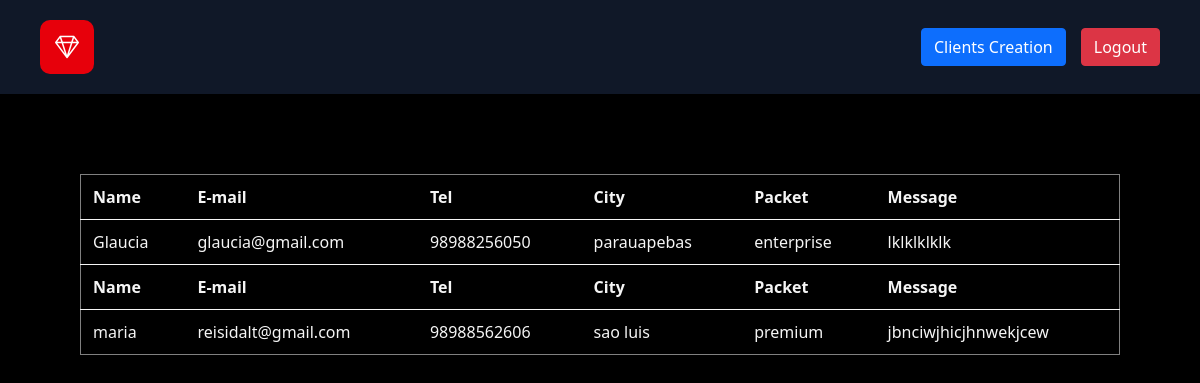
The page /clients/finished_clients/ on the database its author committed.
### clients_manager/models.py (models this page shows)
class Finishedclient(models.Model):
    name = models.CharField(max_length=255)
    email = models.EmailField()
    tel = models.CharField(max_length=20)
    city = models.CharField(max_length=100)
    packet = models.CharField(max_length=100)
    message = models.TextField()
    finished_at = models.DateTimeField(auto_now_add=True)

### clients_manager/views.py (the view)
# urls.py: path('finished_clients/', views.finished_clients, name='finished_clients'),
def finished_clients(request):
    finished_clients = Finishedclient.objects.all()
    return render(request, 'finished_clients.html', {'finished_clients': finished_clients})

### clients_manager/templates/finished_clients.html (shortened to what this page needs)
{% load static %}
<!doctype html>
<html lang="en">
  <head>
    <link rel="stylesheet" href="https://cdn.jsdelivr.net/npm/bootstrap-icons@1.11.3/font/bootstrap-icons.css">
    <link href="https://cdn.jsdelivr.net/npm/bootstrap@5.0.2/dist/css/bootstrap.min.css" rel="stylesheet">
    <link rel="stylesheet" href="{% static 'clients_manager/css/finished_clients.css' %}">
  </head>
  <body>
    <header class="header">
            <i class="bi bi-gem"></i>
            <div class="header_buttons">
                <a href="{% url 'client_creation' %}" class="btn btn-primary">Clients Creation</a>
                <a href="{% url 'logout' %}" class="btn btn-danger">Logout</a>
            </div>
        </header>
        <div class="table-container">
            <table class="table">
                {% for finished_client in finished_clients %}
                <thead>
                    <tr>
                        <th>Name</th>
                        <th>E-mail</th>
                        <th>Tel</th>
                        <th>City</th>
                        <th>Packet</th>
                        <th>Message</th>
                    </tr>
                </thead>
                <tbody>
                    <tr>
                        <td>{{ finished_client.name }}</td>
                        <td>{{ finished_client.email }}</td>
                        <td>{{ finished_client.tel }}</td>
                        <td>{{ finished_client.city }}</td>
                        <td>{{ finished_client.packet }}</td>
                        <td>{{ finished_client.message }}</td>
                    </tr>
                </tbody>
                {% endfor %}
            </table>
        </div>
  </body>
</html>

### clients_manager/static/clients_manager/css/finished_clients.css (style rules this page uses)
* { margin: 0; padding: 0; box-sizing: border-box; }
body { min-height: 100vh; display: flex; flex-direction: column; justify-content: flex-start; align-items: center; background-color: black; }
.header { padding: 20px 40px ; display: flex; align-items: center; justify-content: space-between; width: 100%; position: sticky; top: 0; background-color: #101828; box-shadow: 0 4px 12px rgba(0,0,0,0.08); z-index: 1; }
.header i { font-size: 1.5rem; display: flex; align-items: center; justify-content: center; background-color: #e7000b; color: white; padding: 15px; border-radius: 10px; }
.header_buttons { display: flex; align-items: center; gap: 15px; }
.table-container { width: 100%; overflow-x: auto; padding: 10vh; }
@media (min-width: 769px) { .table th, .table td { padding: 10px 12px; } }
@media (min-width: 769px) { .table { padding: 30px; border-radius: 15px; border: 1px solid gray; background: transparent; backdrop-filter: blur(10px); color: whitesmoke; } }

### rows shown on the page
Finishedclient: name "Glaucia", email "glaucia@gmail.com", tel "98988256050", city "parauapebas", packet "enterprise", message "lklklklklk"
Finishedclient: name "maria", email "reisidalt@gmail.com", tel "98988562606", city "sao luis", packet "premium", message "jbnciwjhicjhnwekjcew"
